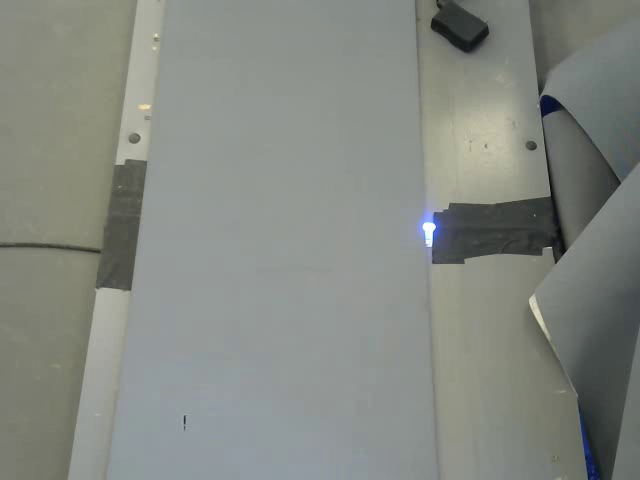
#> input picture frame 2 of Belt-system-final/belt.mp4, 640 x 480 px, given in place of the camera
$ python upgrade.py
#> lines starting #> are read from the running program, lines starting #| are printed output that depends on the picture; after the words box and inside, x2 and y2 are one past the last pixel; in counts of white or black regions, pixels touching at a corner belong together
import cv2
import numpy as np
import os
import time
import sqlite3

#making a new databaste
conn = sqlite3.connect("belt_data.db")
cursor = conn.cursor()
cursor.execute("""CREATE TABLE IF NOT EXISTS belt_data (
                    id INTEGER PRIMARY KEY,
                    speed REAL,
                    length REAL,
                    cycle_length REAL,
                    frame_num INTEGER,
                    frame BLOB
                )""")

#Part 1: Taking the video
def calc_cycle_length(speed, length):
    return length/speed * 5280 / 3600

if __name__ == "__main__":
    speed = float(input("Enter the speed of the belt in mph: "))
#> the answer given: 3
    length = float(input("Enter the length of the belt in feet: "))
#> the answer given: 3

    cycle_length = calc_cycle_length(speed, length)
    print("The cycle length is", cycle_length, "seconds")

    cap = cv2.VideoCapture(0)

    fourcc = cv2.VideoWriter_fourcc(*'mp4v')
    out = cv2.VideoWriter('belt.mp4',fourcc, 20.0, (640,480))

    recording_time = cycle_length
    start_time = time.time()
    while(cap.isOpened() and time.time() - start_time < recording_time):
        ret, frame = cap.read()
#> frame is the input picture: shape (480, 640, 3); mean B, G, R 129.7, 136.3, 132.1
        if ret==True:
            out.write(frame)

            cv2.imshow('frame',frame)
            if cv2.waitKey(1) & 0xFF == ord('q'):
#> (key q is pressed here)
                break
        else:
            break

    cap.release()
    out.release()
    cv2.destroyAllWindows()

# Part 2: Extracting frames from the video

# Load the video file
cap = cv2.VideoCapture('belt.mp4')

# Get the number of frames
total_frames = int(cap.get(cv2.CAP_PROP_FRAME_COUNT))

# Limit the number of frames to 300
total_frames = min(total_frames, 300)

# Create a folder to store the extracted frames
if not os.path.exists('Frame'):
    os.makedirs('Frame')

# Extract each frame and save it as an image
for frame_num in range(total_frames):
    ret, frame = cap.read()
    if ret:
        cv2.imwrite(f'Frame/frame_{frame_num}.jpg', frame)
    else:
        break

# Store in the database After you extract each frame from the video
for frame_num in range(total_frames):
    ret, frame = cap.read()
    if ret:
        # Encode the frame as a byte string
        frame_str = cv2.imencode('.jpg', frame)[1].tobytes()

        # Insert the data into the table
        cursor.execute("""INSERT INTO belt_data (speed, length, cycle_length, frame_num, frame)
                            VALUES (?, ?, ?, ?, ?)""",
                            (speed, length, cycle_length, frame_num, frame_str))
    else:
        break

# Release the VideoCapture object
cap.release()

# Part 3: Masking the image

# Define the size of the mask
mask_size = 300

# Get the list of all the images in the folder
folder = 'Frame'
images = [f for f in os.listdir(folder) if f.endswith('.jpg')]

for image_name in images:
    # Load the image
    frame = cv2.imread(os.path.join(folder, image_name))

    # Get the height and width of the image
    height, width = frame.shape[:2]
#> height = 480; width = 640

    # Calculate the top-left and bottom-right coordinates of the mask
    x1 = (width - mask_size) // 2
#> x1 = 170
    y1 = (height - mask_size) // 2
#> y1 = 90
    x2 = x1 + mask_size
#> x2 = 470
    y2 = y1 + mask_size
#> y2 = 390

    # Create a black image with the same size as the frame
    mask = np.zeros((height, width, 3), np.uint8)

    # Draw a white rectangle on the mask to cover everything outside of the middle square
    cv2.rectangle(mask, (0, 0), (width, y1), (255, 255, 255), -1)
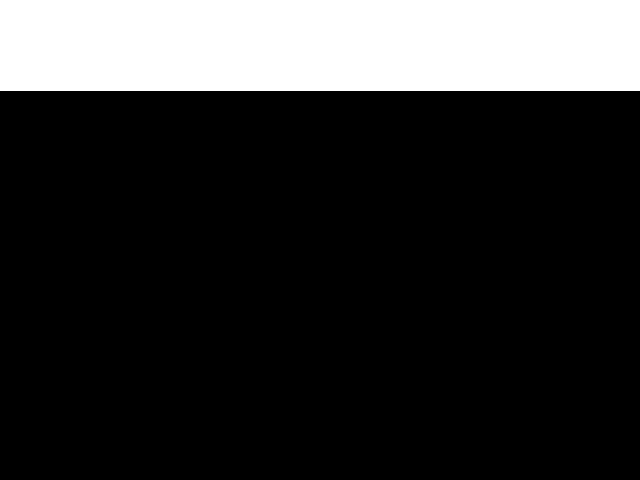
#> mask: shape (480, 640, 3); 19% white; 1 white region, box (x1, y1, x2, y2) and area: (0, 0, 640, 91) 58240
    cv2.rectangle(mask, (0, y2), (width, height), (255, 255, 255), -1)
    cv2.rectangle(mask, (0, y1), (x1, y2), (255, 255, 255), -1)
    cv2.rectangle(mask, (x2, y1), (width, y2), (255, 255, 255), -1)
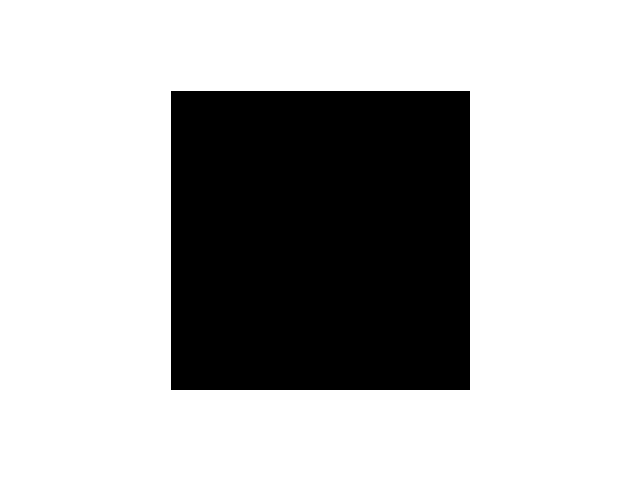
#> mask: shape (480, 640, 3); 70.9% white; 1 black region, box (x1, y1, x2, y2) and area: (171, 91, 470, 390) 89401

    # Invert the mask to make it clear
    mask = cv2.bitwise_not(mask)

    # Apply the mask to the frame
    result = cv2.bitwise_and(frame, mask)
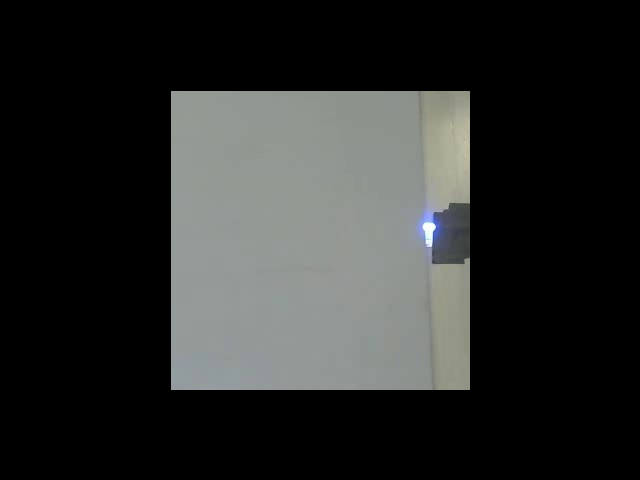
#> result: shape (480, 640, 3); mean B, G, R 42.6, 43.8, 42.4

    # Save the masked image
    cv2.imwrite(os.path.join(folder, image_name), result)

# Part 4: Detecting the vertical length of the gray belt

# Create a list to store the sum of white pixels in each contour
pixel_sums = []

# Create a variable to store the running average
running_average = 0

# Create a list to store the frame filenames with large deviations
outlier_frames = []

# Loop over all images in the folder "Frame"
frame_counter = 0
for filename in os.listdir("Frame"):
    # Load the image
    img = cv2.imread(os.path.join("Frame", filename))

    # Apply background subtraction
    gray = cv2.cvtColor(img, cv2.COLOR_BGR2GRAY)
    blur = cv2.GaussianBlur(gray, (5, 5), 0)
    thresh = cv2.threshold(blur, 60, 255, cv2.THRESH_BINARY)[1]
#> thresh: shape (480, 640); 29.1% white; 1 white region, box (x1, y1, x2, y2) and area: (171, 91, 470, 390) 89320

    # Apply Canny edge detection
    edges = cv2.Canny(thresh, 75, 150)
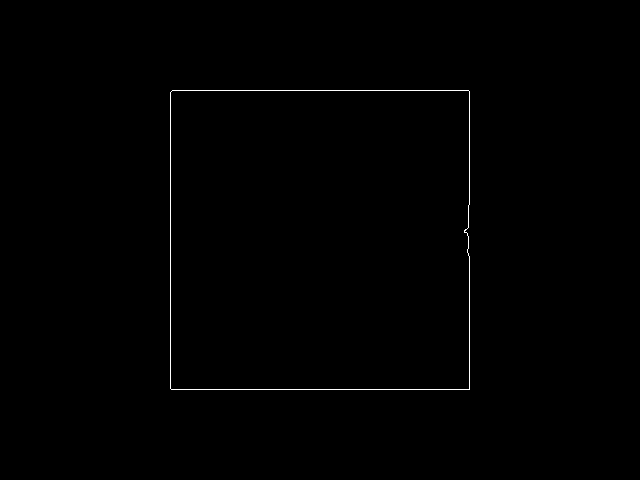
#> edges: shape (480, 640); 0.39% white in thin lines or dots, all inside (x1, y1, x2, y2) = (170, 90, 470, 390)

    # Find contours
    contours, _ = cv2.findContours(edges, cv2.RETR_EXTERNAL, cv2.CHAIN_APPROX_SIMPLE)
#> contours = 1 contour; box (x1, y1, x2, y2) and area: (170, 90, 470, 390) 89328

    for contour in contours:
        # Get the bounding box of the contour
        x, y, w, h = cv2.boundingRect(contour)

        # Check if the contour is located in the top of the image
        if y < img.shape[0] / 2:
            # Create a mask for the current contour
            mask = np.zeros(img.shape, np.uint8)
            cv2.drawContours(mask, [contour], 0, (255, 255, 255), -1)

            # Convert the mask to grayscale
            gray_mask = cv2.cvtColor(mask, cv2.COLOR_BGR2GRAY)

            # Sum the white pixels in the contour
            white_pixels = cv2.countNonZero(gray_mask)
            pixel_sums.append(white_pixels)
#> this loop made 1 pass
#> (x, y, w, h, white_pixels) on pass 1: (170, 90, 300, 300, 89925)
#> pass 1, `gray_mask = cv2.cvtColor(mask, cv2.COLOR_BGR2GRAY)`:
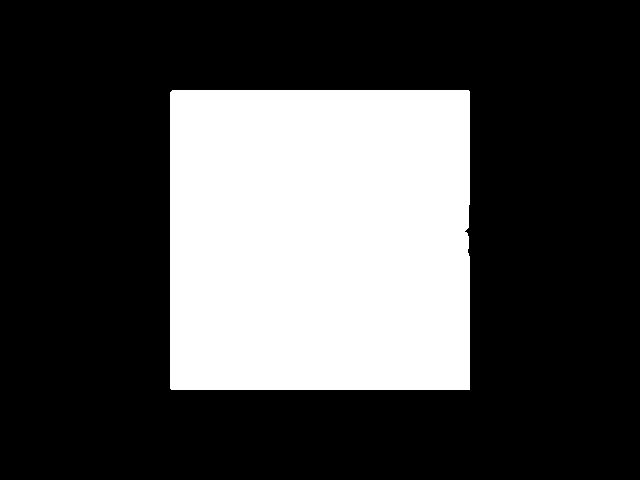
#> gray_mask: shape (480, 640); 29.3% white; 1 white region, box (x1, y1, x2, y2) and area: (170, 90, 470, 390) 89925
#> after the loop, pixel_sums = [89925]

    vertical_length = sum(pixel_sums) / img.shape[1]
#> vertical_length = 140.5
    rounded_vertical_length = round(vertical_length, 4)
#> rounded_vertical_length = 140.5

    # Check if the rounded_vertical_length deviates from the running average by more than 3.000 pixels
    if frame_counter == 0:
        running_average = rounded_vertical_length
#> running_average = 140.5
    else:
        if abs(rounded_vertical_length - running_average) > 3.000:
            outlier_frames.append(filename)

    # Update the running average
    running_average = (running_average + rounded_vertical_length) / 2

    print("The vertical length of the gray belt in " + filename + " is:", rounded_vertical_length)
#| The vertical length of the gray belt in frame_0.jpg is: 140.5078

    # Reset the list of pixel sums for the next image
    pixel_sums = []

    frame_counter += 1
    if frame_counter == 300:
        break


conn.commit()
conn.close()
